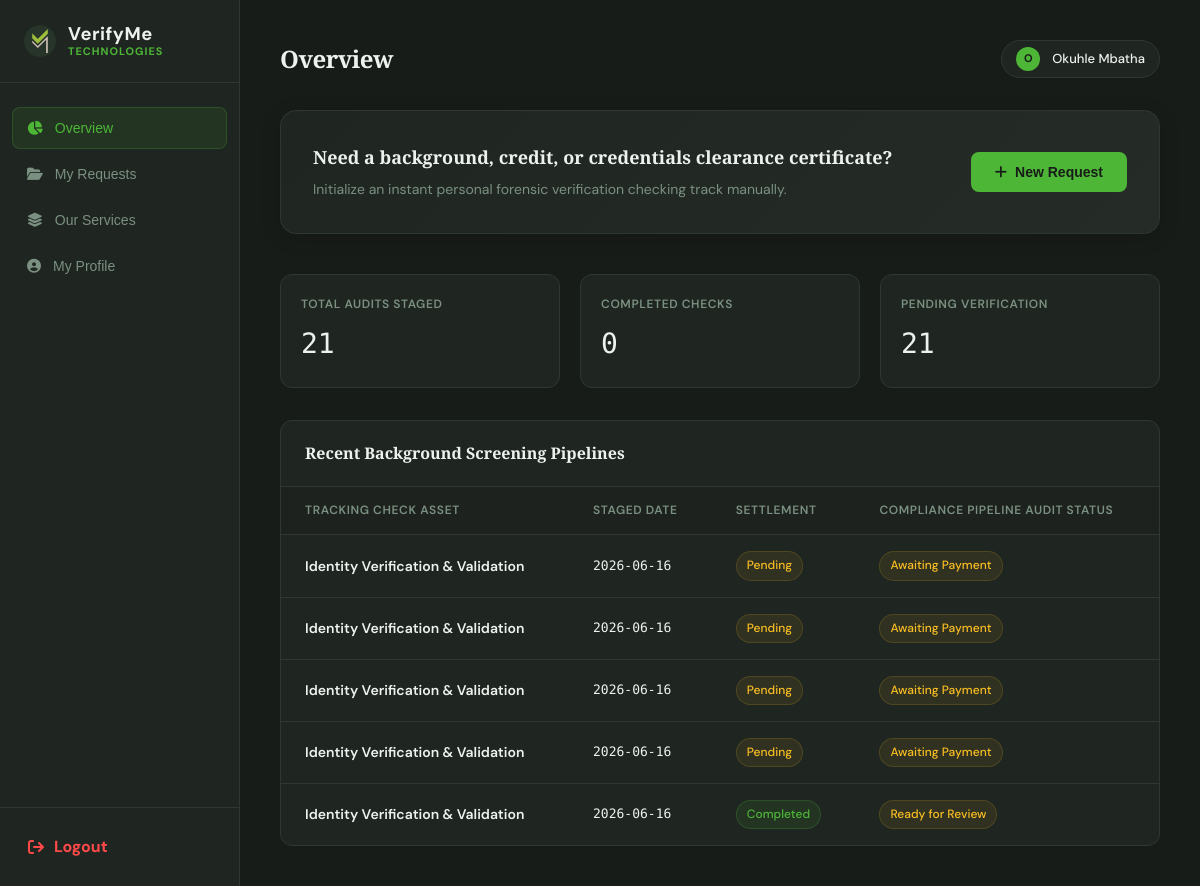
/dashboard/individual (signed in), run on an earlier commit of the app's database.
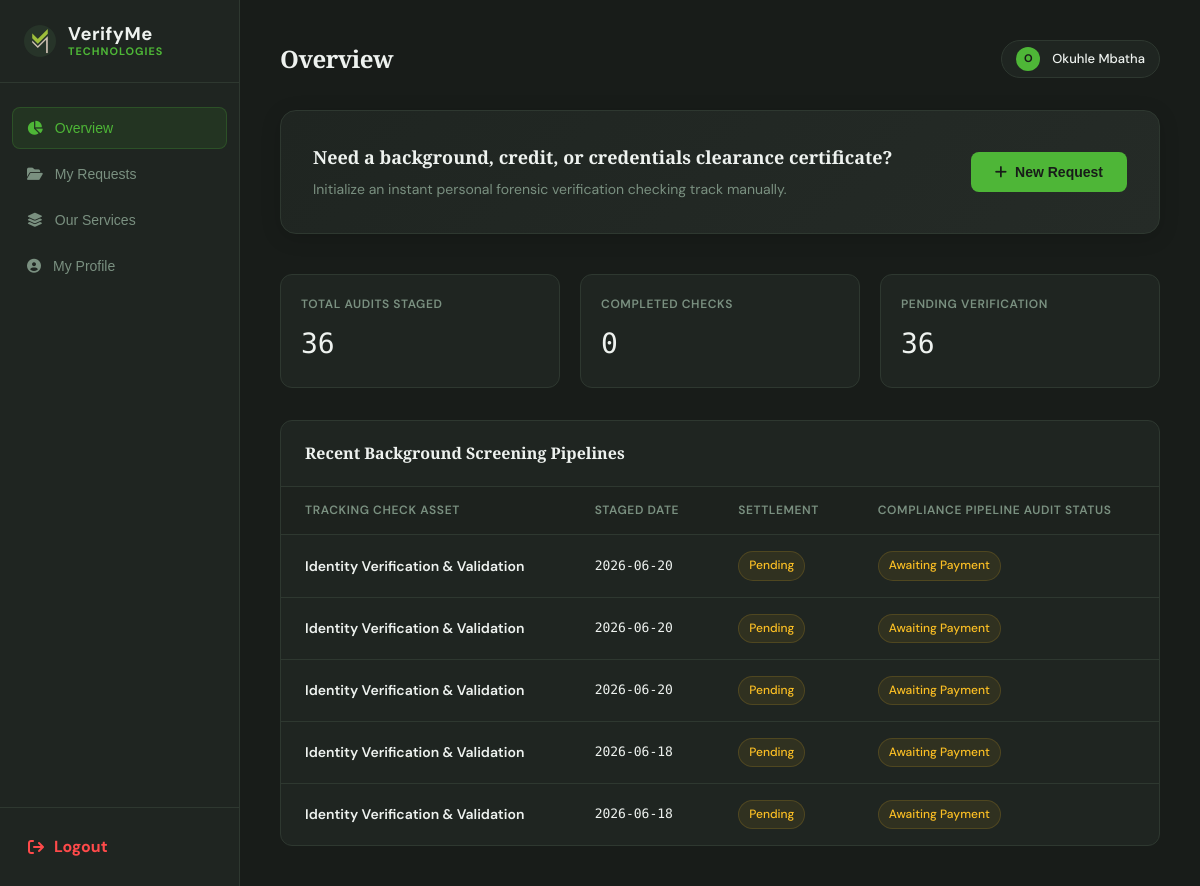
And on a later commit of the database.
### tables this page shows
CREATE TABLE individual_audits (
                id INTEGER PRIMARY KEY AUTOINCREMENT,
                user_id INTEGER NOT NULL,            
                verification_type TEXT NOT NULL,     
                status TEXT DEFAULT 'Awaiting Payment', 
                payment_method TEXT DEFAULT 'manual_eft',
                payment_status TEXT DEFAULT 'Pending',
                payment_ref TEXT,                    
                pop_file_path TEXT,                  
                id_file_path TEXT,                   
                qualification_file_path TEXT,        
                rejection_reason TEXT,               
                created_at TIMESTAMP DEFAULT CURRENT_TIMESTAMP,
                FOREIGN KEY (user_id) REFERENCES users (id)
            );

### app.py (the view)
@app.route('/dashboard/individual')
def dashboard_individual():
    if 'user_id' not in session or session.get('applicant_type') != 'individual':
        flash('Access denied. Individual validation profile required.', 'error')
        return redirect(url_for('login'))
    with get_db_connection() as conn:
        db_rows = conn.execute('''
            SELECT id, verification_type AS type, status, payment_status, rejection_reason, DATE(created_at) AS date
            FROM individual_audits WHERE user_id = ? ORDER BY created_at DESC
        ''', (session['user_id'],)).fetchall()
        user_profile = conn.execute('SELECT email, individual_name, individual_id, created_at FROM users WHERE id = ?', (session['user_id'],)).fetchone()
    return render_template(
        'dashboard_individual.html',
        checks=db_rows,
        requests=db_rows,
        audits=db_rows,
        user_profile=user_profile,
        hide_navbar=True,
        hide_footer=True
    )

### app.py (called while the page is built)
def get_db_connection():
    conn = sqlite3.connect(DATABASE)
    conn.row_factory = sqlite3.Row
    return conn

### templates/dashboard_individual.html (shortened to what the changed rows need)
{% extends 'base.html' %}
{% set hide_navbar = True %}
{% set hide_footer = True %}
{% block head %}
<link rel="stylesheet" href="https://cdnjs.cloudflare.com/ajax/libs/font-awesome/6.5.1/css/all.min.css">
{% endblock %}
{% block content %}
<div class="dashboard-layout">
    <main class="main-window">
        <div class="top-bar">
            <div style="display: flex; align-items: center; gap: 16px;">
                <h2 id="topbarTitle">Overview</h2>
            </div>
        </div>
<div class="dashboard-content">
        <div id="tab-overview" class="tab-panel active">
            <div class="metrics-row">
                <div class="metric-card">
                    <div class="metric-label">Total Audits Staged</div>
                    <div class="metric-val">{{ checks|length }}</div>
                </div>
                        {% set count = namespace(value=0) %}
                        {% for c in checks %}{% if c.status == 'Verified' %}{% set count.value = count.value + 1 %}{%
                        endif %}{% endfor %}
                <div class="metric-card">
                    <div class="metric-label">Pending Verification</div>
                    <div class="metric-val">
                        {% set count = namespace(value=0) %}
                        {% for c in checks %}{% if c.status not in ['Verified', 'Flagged — Image Unclear'] %}{% set
                        count.value = count.value + 1 %}{% endif %}{% endfor %}
                        {{ count.value }}
                    </div>
                </div>
            </div>
            <div class="data-table-container">
                <div style="overflow-x: auto;">
                    <table>
                        <thead>
                            <tr>
                                <th>Tracking Check Asset</th>
                                <th>Staged Date</th>
                                <th>Settlement</th>
                                <th>Compliance Pipeline Audit Status</th>
                            </tr>
                        </thead>
                        <tbody>
                            {% if checks %}
                            {% for check in checks[:5] %}
                            <tr>
                                <td style="font-weight: 600;">{{ check.type }}</td>
                                <td style="font-family: var(--mono); font-size: 13px;">{{ check.date }}</td>
                                <td>
                                    <span
                                        class="badge {% if check.payment_status == 'Completed' %}badge-success{% else %}badge-pending{% endif %}">
                                        {{ check.payment_status }}
                                    </span>
                                </td>
                                <td>
                                    <span
                                        class="badge {% if check.status == 'Verified' %}badge-success{% elif check.status == 'Flagged — Image Unclear' %}badge-error{% else %}badge-pending{% endif %}">
                                        {{ check.status }}
                                    </span>
                                </td>
                            </tr>
                            {% endfor %}
                            {% else %}
                            <tr>
                                <td colspan="4" style="text-align: center; color: var(--muted); padding: 32px;">No
                                    background screening traces tracked to this user workspace account.</td>
                            </tr>
                            {% endif %}
                        </tbody>
                    </table>
                </div>
            </div>
        </div>
</div>
</main>
</div>
{%endblock%}

What changed in the data, as far as the page shows it:
no longer on this page (row unchanged): individual_audits: type "Identity Verification & Validation", date "2026-06-16", payment_status "Pending", status "Awaiting Payment"
no longer on this page (row unchanged): individual_audits: type "Identity Verification & Validation", date "2026-06-16", payment_status "Pending", status "Awaiting Payment"
no longer on this page (row unchanged): individual_audits: type "Identity Verification & Validation", date "2026-06-16", payment_status "Pending", status "Awaiting Payment"
no longer on this page (row unchanged): individual_audits: type "Identity Verification & Validation", date "2026-06-16", payment_status "Pending", status "Awaiting Payment"
no longer on this page (row unchanged): individual_audits: type "Identity Verification & Validation", date "2026-06-16", payment_status "Completed", status "Ready for Review"
added individual_audits: type "Identity Verification & Validation", date "2026-06-20", payment_status "Pending", status "Awaiting Payment"
added individual_audits: type "Identity Verification & Validation", date "2026-06-20", payment_status "Pending", status "Awaiting Payment"
added individual_audits: type "Identity Verification & Validation", date "2026-06-20", payment_status "Pending", status "Awaiting Payment"
added individual_audits: type "Identity Verification & Validation", date "2026-06-18", payment_status "Pending", status "Awaiting Payment"
added individual_audits: type "Identity Verification & Validation", date "2026-06-18", payment_status "Pending", status "Awaiting Payment"
Also different on the page:
{{ checks|length }}: "21" → "36"
{{ count.value }}: "21" → "36"
